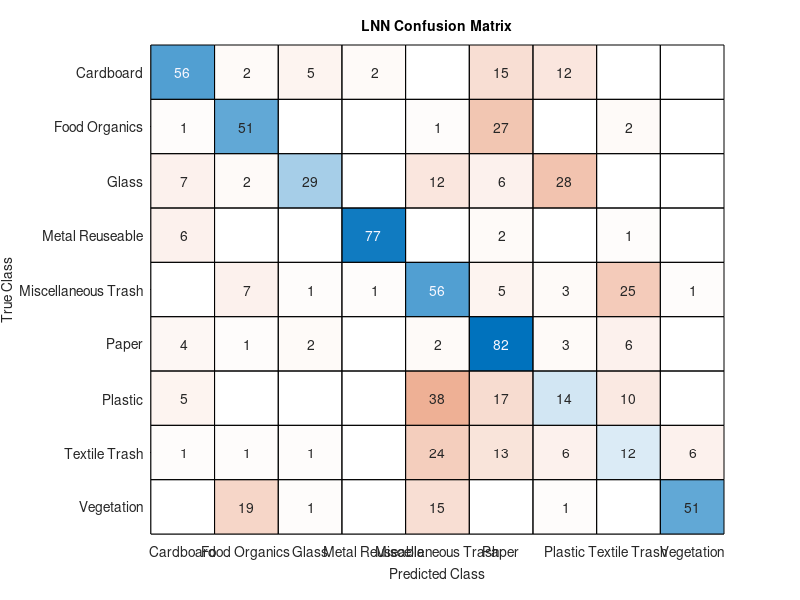

Write MATLAB code to recreate this figure.
% Define the confusion matrix based on the provided values
confMat = [
    56  2   5   2   0  15  12  0   0;
    1   51  0   0   1  27  0   2   0;
    7   2   29  0   12 6   28  0   0;
    6   0   0   77  0  2   0   1   0;
    0   7   1   1   56 5   3   25  1;
    4   1   2   0   2  82  3   6   0;
    5   0   0   0   38 17  14  10  0;
    1   1   1   0   24 13  6   12  6;
    0   19  1   0   15 0   1   0   51
];

% Create a confusion chart
figure;
confusionchart(confMat, {'Cardboard', 'Food Organics', 'Glass', 'Metal Reuseable', ...
                         'Miscellaneous Trash', 'Paper', 'Plastic', 'Textile Trash', 'Vegetation'});

% Customize chart appearance
title('LNN Confusion Matrix');
% colormap(summer); % Adjust color scheme as desired